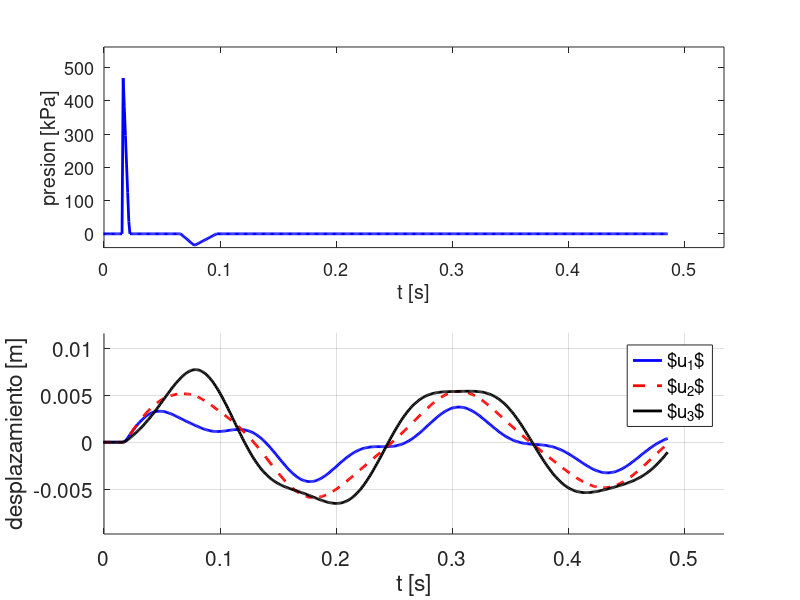

Write MATLAB code to recreate this figure.
% Ejemplo de Metodo de Diferencia Centrada: Edificio Bajo Carga de Explosion %
clc, clear

% Definicion de la estructura
A     = 30; %m				Lado del Edificio
esp   = 0.25; %m			Espesor Losa Piso
hv    = 0.7; %m			Altura Viga
bv    = 0.3; %m			Ancho Viga
muro  = 300; %kg/m2		Peso muro por uni. area
ncols = 16; %			Cantidad de Columnas (4x4)

a = 0.7; %m				Lado de Columna
E = 30e9; %N/m2			Mod. Young Hormigon
I = a^4/12; %m4
H = 3.5; %m				Altura Entre Pisos

% Definicion de Matriz de Rigidez
k = ncols * 12*E*I/H^3; %N/m
       %u1 u2 u3
K = k*[2 -1 0 ; -1 2 -1 ; 0 -1 1]; %N/m

% Definicion de Matriz de Masa
Mpiso  = 2500 * ( esp*A^2+hv*bv*A*8 ) ; %kg
Mpilar = 2500*ncols*a^2*H; %kg
Mmuro  = muro*H*A*4*0.6; %kg
Mint   = Mpiso + Mpilar + Mmuro;
Msup   = Mpiso + Mpilar/2 + Mmuro/2;

M = diag([Mint, Mint, Msup]); %kg

% Definicion de Matriz Amortiguamiento
    % Usamos Rayleigh Damping: C = eta*M + delta*K
    % Amortiguamiento: 3% critico para 25rad/s y 106rad/s
C = 1.21*M + 4.6e-4*K;

% Calculo de Modos Normales
[PHI, w2] = eig(K,M);

w = sqrt(diag(w2)); %rad/s
f = w/2/pi; %Hz
T = 1./f %sec

% Calculo de Paso Critico para Diferencia Centrada
dtcr = min(T)/pi

% Definicion de Historia de Presiones y Fuerzas Laterales
Aint = A*H; %m2
Asup = A*H/2; %m2

% funcion analitica para evaluar presion triangular en el tiempo
press = @(t,ta,te,pr1,pr2) (pr1-(pr1-pr2)/te*(t-ta)).*and(t>ta,t<ta+te);

% historia de presion en el tiempo como suma de tramos lineales (triangulos)
pt = @(t) press(t,15.6e-3,6.2e-3,0.55e6,0)+ ...
          press(t,66.0e-3,11.9e-3,0,-0.035e6)+...
          press(t,77.9e-3,19.1e-3,-0.035e6,0); %N/m2

ft = @(t) pt(t)*[Aint;Aint;Asup]; %N

% Definicion de Condiciones Iniciales y Tiempo Final
t0 = 0; %sec
u0 = [0;0;0]; %m
v0 = [0;0;0]; %m
ac0 = M\(ft(t0)-C*v0-K*u0); % de ec de movimiento Mu.. + Ku = ft

tf = 2*max(T); % 2 periodos del modo fundamental

% Inicializacion Difrerencia Centrada
dt = dtcr/20;
a0 = 1/dt^2; a1=1/2/dt; a2=2*a0; a3=1/a2;

u(:,1) = u0 - dt*v0 + a3*ac0; % u(-dt)
u(:,2) = u0; % u(0)

Meff = a0*M+a1*C;   Keff = (K-a2*M);   M2 = a0*M-a1*C;

% Comienza Marcha en el Tiempo usando Diferencia Centrada
t(1) = t0-dt;   t(2) = t0;   k=2;
while t(end) < tf
    feff = ft(t(k)) - Keff*u(:,k) - M2*u(:,k-1);
    u(:,k+1) = Meff\feff;
    acc(:,k) = a0*(u(:,k+1)-2*u(:,k)+u(:,k-1));
    vel(:,k) = a1*(u(:,k+1)-u(:,k-1));
    k=k+1;
    t(k)=t(k-1)+dt;
end

subplot(2,1,1), grid on
plot(t,pt(t)/1e3,'-b','linewidth',2)
labx=xlabel('t [s]'); laby=ylabel('presion [kPa]');
axis([t0,1.1*max(t),1.2*min(min(pt(t)/1e3)),1.2*max(max(pt(t)/1e3))])
%~ title('Presion por Explosion')
fontsize = 13;

set(labx, "FontSize", fontsize); set(laby, "FontSize",fontsize);
set(gca, 'fontsize', fontsize )

fontsize = 15;

subplot(2,1,2), hold on, grid on
plot(t,u(1,:),'-b','linewidth',2)
plot(t,u(2,:),'r--','linewidth',2)
plot(t,u(3,:),'-k','linewidth',2)
hl = legend('$u_1$','$u_2$','$u_3$'), labx=xlabel('t [s]'); laby=ylabel('desplazamiento [m]');
axis([t0,1.1*max(t),1.5*min(min(u)),1.5*max(max(u))])
%~ title('Respuesta de la Estructura')
set(hl,'fontsize',13);
set(labx, "FontSize", fontsize); set(laby, "FontSize", fontsize);
set(gca, 'fontsize', fontsize )

print('../fig/Explicit','-dpdflatex');
%print('Explicit','-dpdflatex');
